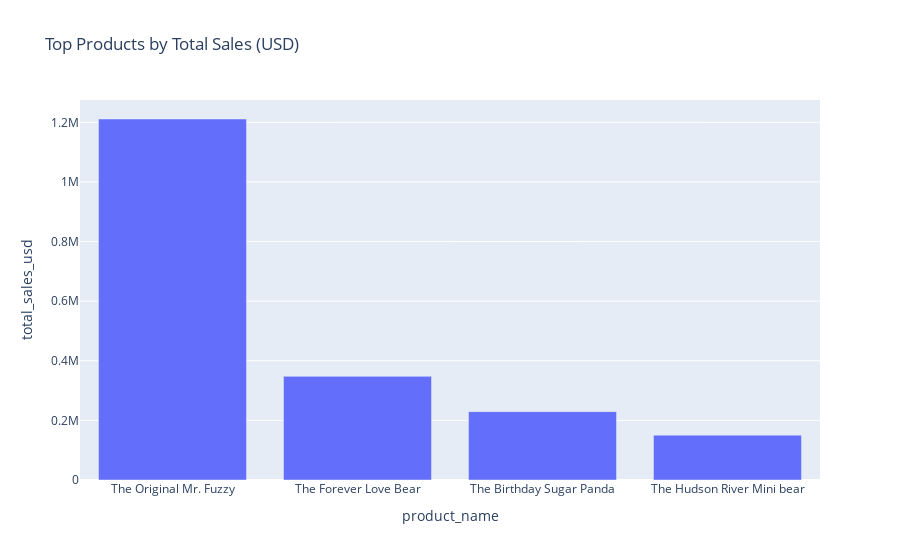

Source (notebook cell):
### Code cell
import plotly.express as px
product_sales = (df.groupby("product_name")["price_usd_x"].sum().reset_index(name="total_sales_usd").sort_values("total_sales_usd", ascending=False))
px.bar(product_sales,x="product_name",y="total_sales_usd",title="Top Products by Total Sales (USD)").show()

### Figure 1 — Plotly figure (JSON) as saved in the notebook; plotly's stock layout.template omitted (floating-point values rounded to 4 significant figures)
{"data": [{"alignmentgroup": "True", "hovertemplate": "product_name=%{x}<br>total_sales_usd=%{y}<extra></extra>", "legendgroup": "", "marker": {"color": "#636efa", "pattern": {"shape": ""}}, "name": "", "offsetgroup": "", "orientation": "v", "showlegend": false, "textposition": "auto", "type": "bar", "x": ["The Original Mr. Fuzzy", "The Forever Love Bear", "The Birthday Sugar Panda", "The Hudson River Mini bear"], "xaxis": "x", "y": [1211000.0, 347700.0, 229300.0, 150500.0], "yaxis": "y"}], "layout": {"barmode": "relative", "legend": {"tracegroupgap": 0}, "title": {"text": "Top Products by Total Sales (USD)"}, "xaxis": {"anchor": "y", "domain": [0, 1], "title": {"text": "product_name"}}, "yaxis": {"anchor": "x", "domain": [0, 1], "title": {"text": "total_sales_usd"}}}}
